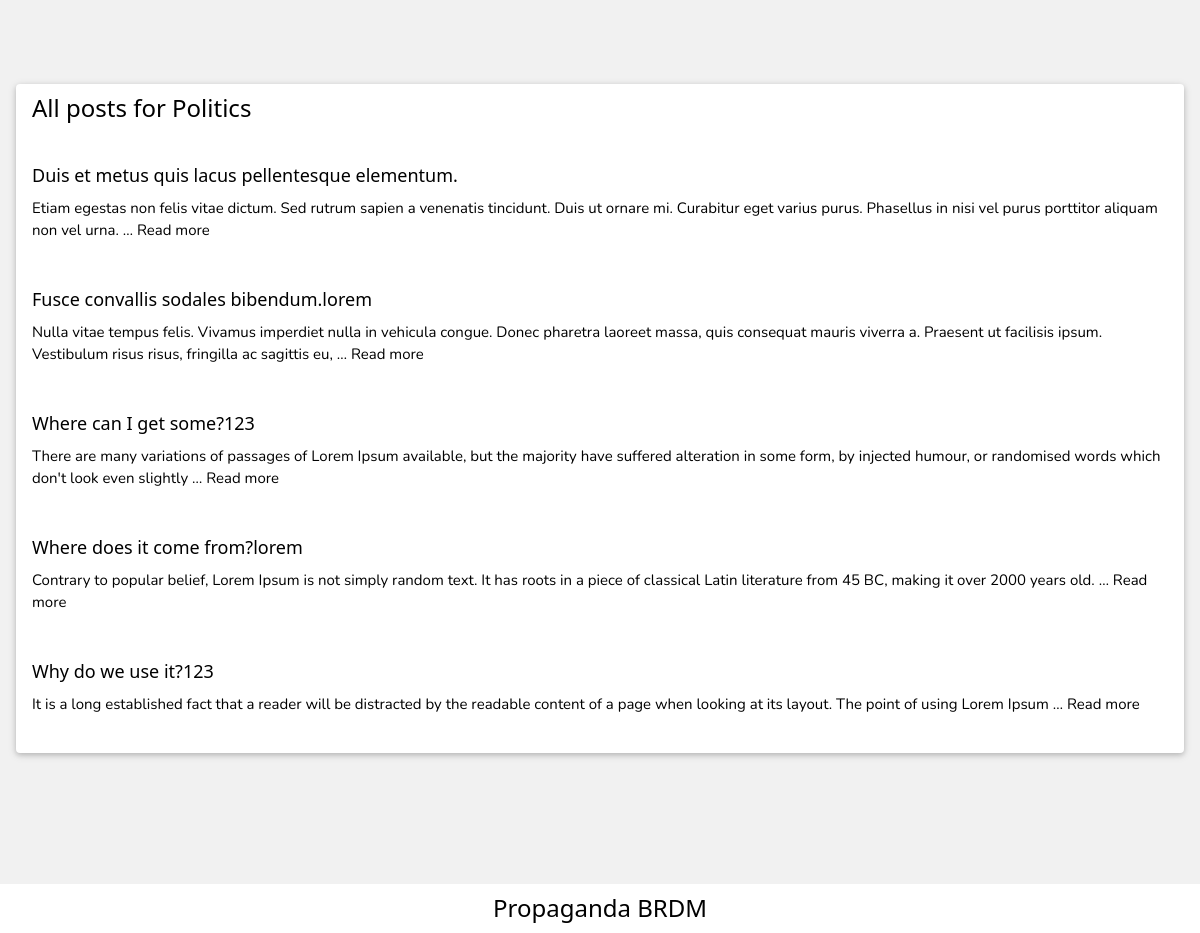
The app's page /category/Politics with its own data.
### blog/models.py (models this page shows, shortened)
class BlogPostCategory(models.Model):
    category = models.CharField(max_length=200)

class BlogPost(models.Model):
    author = models.ForeignKey(User, on_delete=models.CASCADE, related_name='author',)
    title = models.CharField(max_length=200)
    body = models.TextField()
    category = models.ManyToManyField(BlogPostCategory)
    date_created = models.DateTimeField(auto_now_add=True)
    is_published = models.BooleanField(default=False)
    likes = models.ManyToManyField(User, related_name="blog_post_likes", )
    dislikes = models.ManyToManyField(User, related_name="blog_post_dislikes", )
    class Meta:
        ordering = ['is_published']

### blog/views.py (the view)
# urls.py: path('category/<str:category>', category_post, name='category_post'),
def category_post(request, category):
    category_post_list = BlogPost.objects.filter(category__category=category).order_by('-date_created')
    context = {
        'posts': category_post_list,
        'category_name': category
    }
    return render(request, 'blog/category_post.html', context)

### blog/templates/blog/category_post.html
{% extends "blog/base.html" %}
{% block content %}
<div class="w3-card w3-margin w3-white w3-container w3-round">
<h3>All posts for {{category_name}}</h3>
<br/>
{% for post in posts %}
    <h5>{{post.title}}</h5>
    <p>
        {{post.body|safe|truncatewords:30}}
        <a href="{% url 'blog:detail' post.id %}">Read more</a>
    </p>
    <br/>
{% endfor %}
</div>
{% endblock %}

### static/css/w3.css (style rules this page uses)
html { box-sizing:border-box }
*,*:before,*:after { box-sizing:inherit }
html { -ms-text-size-adjust:100%;-webkit-text-size-adjust:100% }
body { margin:0 }
a { background-color:transparent }
html,body { font-family:Verdana,sans-serif;font-size:15px;line-height:1.5 }
html { overflow-x:hidden }
h3 { font-size:24px }
h5 { font-size:18px }
h1,h2,h3,h4,h5,h6 { font-family:"Segoe UI",Arial,sans-serif;font-weight:400;margin:10px 0 }
a { color:inherit }
.w3-container:after,.w3-container:before,.w3-panel:after,.w3-panel:before,.w3-row:after,.w3-row:before,.w3-row-padding:after,.w3-row-padding:before, .w3-cell-row:before,.w3-cell-row:after,.w3-clear:after,.w3-clear:before,.w3-bar:before,.w3-bar:after { content:"";display:table;clear:both }
.w3-round,.w3-round-medium { border-radius:4px }
.w3-container,.w3-panel { padding:0.01em 16px }
.w3-card,.w3-card-2 { box-shadow:0 2px 5px 0 rgba(0,0,0,0.16),0 2px 10px 0 rgba(0,0,0,0.12) }
.w3-margin { margin:16px!important }
.w3-white,.w3-hover-white:hover { color:#000!important;background-color:#fff!important }
.w3-light-grey,.w3-hover-light-grey:hover,.w3-light-gray,.w3-hover-light-gray:hover { color:#000!important;background-color:#f1f1f1!important }

### blog/templates/blog/base.html (style rules this page uses)
html, body { height: 100%; }

### records on screen
BlogPostCategory: category "Politics"
BlogPost: title "Duis et metus quis lacus pellentesque elementum.", body "Etiam egestas non felis vitae dictum. Sed rutrum sapien a venenatis tincidunt. Duis ut ornare mi. Curabitur eget varius purus. Phasellus in nisi vel purus porttitor aliquam non vel urna. …"
BlogPost: title "Fusce convallis sodales bibendum.lorem", body "Nulla vitae tempus felis. Vivamus imperdiet nulla in vehicula congue. Donec pharetra laoreet massa, quis consequat mauris viverra a. Praesent ut facilisis ipsum. Vestibulum risus risus, fringilla ac sagittis eu, …"
BlogPost: title "Where can I get some?123", body "There are many variations of passages of Lorem Ipsum available, but the majority have suffered alteration in some form, by injected humour, or randomised words which don't look even slightly …"
BlogPost: title "Where does it come from?lorem", body "Contrary to popular belief, Lorem Ipsum is not simply random text. It has roots in a piece of classical Latin literature from 45 BC, making it over 2000 years old. …"
BlogPost: title "Why do we use it?123", body "It is a long established fact that a reader will be distracted by the readable content of a page when looking at its layout. The point of using Lorem Ipsum …"
